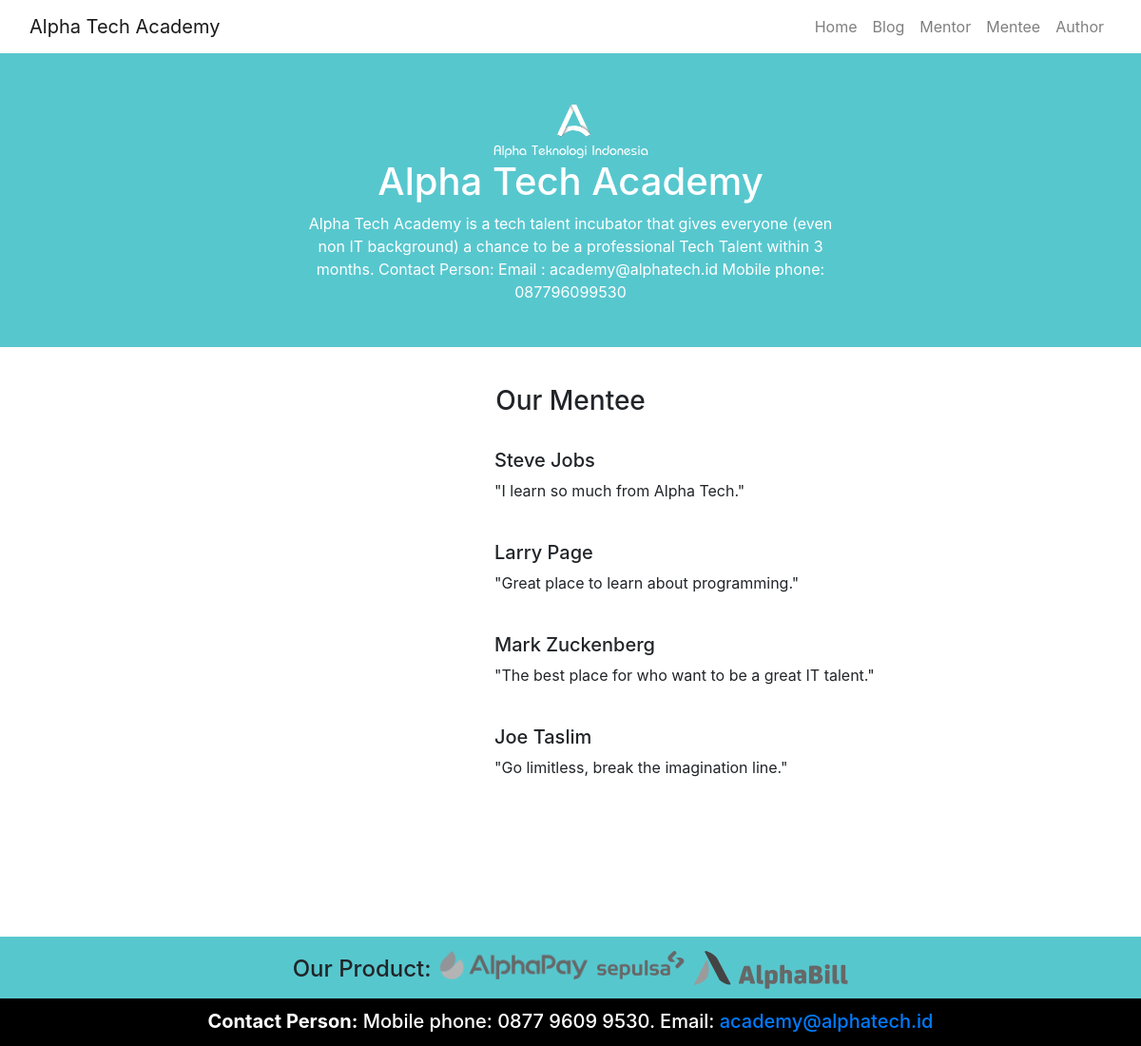
/mentee/, run on the app's committed database.
### blog/models.py (models this page shows, shortened)
class Mentee(models.Model):
    nama = models.CharField(max_length=255)
    quotes = models.TextField(max_length=255)
    pic = models.CharField(max_length=255)

### blog/views.py (the view)
# urls.py: path('mentee/', views.mentee, name='mentee'),
def mentee(request):
    list_mentee = Mentee.objects.all()
    return render(request, 'mentee.html', {'Mentee': list_mentee})

### blog/templates/mentee.html (shortened to what this page needs)
{% extends 'base/base.html' %}
{% block jumbotron_content %}
{% load static %}
<div class="row justify-content-center">
    <div class="col-12 text-center img-logo">
        <img src="{% static 'img/alpha-logo.png' %}" alt="">
    </div>
</div>
<div class="row justify-content-center">
    <h1 class="title-text">Alpha Tech Academy</h1>
</div>
<div class="row justify-content-center">
    <div class="col-6">
        <p class="p-text">Alpha Tech Academy is a tech talent incubator that gives everyone (even non IT background) a chance to be a professional Tech Talent within 3 months. Contact Person: Email : academy@alphatech.id Mobile phone: 087796099530</p>
    </div>
</div>
{% endblock %}
{% block content %}
{% load static %}
<div class="container mentee-content">
    <div class="row justify-content-center text-center">
        <div class="col-3">
            <h3>Our Mentee</h3>
        </div>
    </div>
{% for mentee in Mentee %}
    <div class="row justify-content-center mentee-wrapper">
        <div class="col-4">
        </div>
        <div class="col-6">
            <h5>{{mentee.nama}}</h5>
            <p>"{{mentee.quotes}}"</p>
        </div>
    </div>
    {% endfor %}
</div>
{% endblock %}

### blog/static/CSS/style.css (style rules this page uses)
.img-logo { padding-top: 60px; }
.title-text { color: white; }
.p-text { text-align: center; color: white; padding-bottom: 30px; }
.mentee-content { margin-top: 40px; margin-bottom: 150px; }
.mentee-wrapper { margin-top: 25px; }

### data on the page
Mentee: nama "Steve Jobs", quotes "I learn so much from Alpha Tech."
Mentee: nama "Larry Page", quotes "Great place to learn about programming."
Mentee: nama "Mark Zuckenberg", quotes "The best place for who want to be a great IT talent."
Mentee: nama "Joe Taslim", quotes "Go limitless, break the imagination line."
